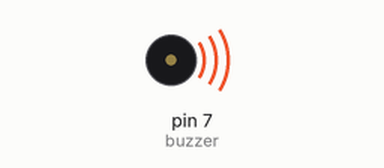
Bench run of a sketch on a simulated Arduino Uno, built with avr-gcc and run on an emulated ATmega328P. Shown: buzzer (waves = sounding).

Above: at 0.1 s.
At 2.1 s:
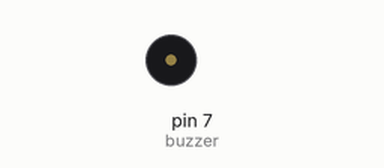
Timing chart, 0 to 3.6 s (numbered marks = the images above):
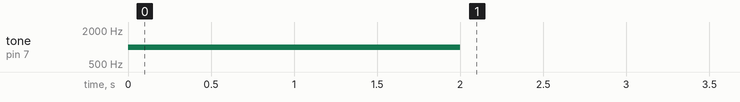

The sketch:

Buzzer.ino
```cpp
const int buzzer = 7; //buzzer to arduino pin 4


void setup(){

  pinMode(buzzer, OUTPUT); // Set buzzer - pin 4 as an output

  tone(buzzer, 1000); // Send 1KHz sound signal...
  delay(2000);        // ...for 2 sec
  noTone(buzzer);     // Stop sound...

}

void loop(){

}
```
